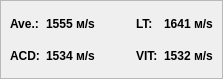
<?xml version="1.0" encoding="UTF-8"?>
<ui version="4.0">
 <class>Velosity</class>
 <widget class="QWidget" name="Velosity">
  <property name="geometry">
   <rect>
    <x>0</x>
    <y>0</y>
    <width>223</width>
    <height>79</height>
   </rect>
  </property>
  <property name="windowTitle">
   <string>Form</string>
  </property>
  <layout class="QGridLayout" name="gridLayout">
   <property name="leftMargin">
    <number>0</number>
   </property>
   <property name="topMargin">
    <number>0</number>
   </property>
   <property name="rightMargin">
    <number>0</number>
   </property>
   <property name="bottomMargin">
    <number>0</number>
   </property>
   <item row="0" column="0">
    <widget class="QFrame" name="frame">
     <property name="frameShape">
      <enum>QFrame::StyledPanel</enum>
     </property>
     <property name="frameShadow">
      <enum>QFrame::Raised</enum>
     </property>
     <layout class="QGridLayout" name="gridLayout_2" columnstretch="0,0,0,0,0,0,0">
      <item row="0" column="3">
       <spacer name="horizontalSpacer">
        <property name="orientation">
         <enum>Qt::Horizontal</enum>
        </property>
        <property name="sizeHint" stdset="0">
         <size>
          <width>40</width>
          <height>20</height>
         </size>
        </property>
       </spacer>
      </item>
      <item row="1" column="5">
       <widget class="QLabel" name="label_6">
        <property name="font">
         <font>
          <pointsize>9</pointsize>
          <weight>75</weight>
          <bold>true</bold>
         </font>
        </property>
        <property name="text">
         <string>VIT:</string>
        </property>
       </widget>
      </item>
      <item row="1" column="6">
       <widget class="QLabel" name="label_8">
        <property name="font">
         <font>
          <pointsize>9</pointsize>
          <weight>75</weight>
          <bold>true</bold>
         </font>
        </property>
        <property name="text">
         <string>1532 м/s</string>
        </property>
       </widget>
      </item>
      <item row="1" column="1">
       <widget class="QLabel" name="label_4">
        <property name="font">
         <font>
          <pointsize>9</pointsize>
          <weight>75</weight>
          <bold>true</bold>
         </font>
        </property>
        <property name="text">
         <string>1534 м/s</string>
        </property>
       </widget>
      </item>
      <item row="1" column="0">
       <widget class="QLabel" name="label_2">
        <property name="font">
         <font>
          <pointsize>9</pointsize>
          <weight>75</weight>
          <bold>true</bold>
         </font>
        </property>
        <property name="text">
         <string>ACD:</string>
        </property>
       </widget>
      </item>
      <item row="0" column="4">
       <spacer name="horizontalSpacer_2">
        <property name="orientation">
         <enum>Qt::Horizontal</enum>
        </property>
        <property name="sizeHint" stdset="0">
         <size>
          <width>40</width>
          <height>20</height>
         </size>
        </property>
       </spacer>
      </item>
      <item row="0" column="1">
       <widget class="QLabel" name="label_3">
        <property name="font">
         <font>
          <pointsize>9</pointsize>
          <weight>75</weight>
          <bold>true</bold>
         </font>
        </property>
        <property name="text">
         <string>1555 м/s</string>
        </property>
       </widget>
      </item>
      <item row="0" column="0">
       <widget class="QLabel" name="label">
        <property name="font">
         <font>
          <pointsize>9</pointsize>
          <weight>75</weight>
          <bold>true</bold>
         </font>
        </property>
        <property name="text">
         <string>Ave.:</string>
        </property>
       </widget>
      </item>
      <item row="0" column="5">
       <widget class="QLabel" name="label_5">
        <property name="font">
         <font>
          <pointsize>9</pointsize>
          <weight>75</weight>
          <bold>true</bold>
         </font>
        </property>
        <property name="text">
         <string>LT:</string>
        </property>
       </widget>
      </item>
      <item row="0" column="6">
       <widget class="QLabel" name="label_7">
        <property name="font">
         <font>
          <pointsize>9</pointsize>
          <weight>75</weight>
          <bold>true</bold>
         </font>
        </property>
        <property name="text">
         <string>1641 м/s</string>
        </property>
       </widget>
      </item>
      <item row="0" column="2">
       <spacer name="horizontalSpacer_3">
        <property name="orientation">
         <enum>Qt::Horizontal</enum>
        </property>
        <property name="sizeHint" stdset="0">
         <size>
          <width>40</width>
          <height>20</height>
         </size>
        </property>
       </spacer>
      </item>
     </layout>
    </widget>
   </item>
  </layout>
 </widget>
 <resources/>
 <connections/>
</ui>
